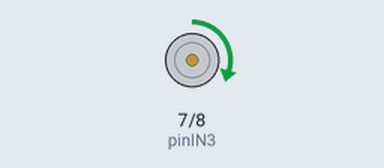
The sketch below on a simulated Arduino Uno, built with avr-gcc and run on an emulated ATmega328P. Shown: motor-driver pin pairs drawn as motors (green arrow = first pin HIGH = forward, orange = second pin HIGH = backward, longer = more drive, scaled by the enable pin).

Above: at 2.5 s.
At 9.5 s:
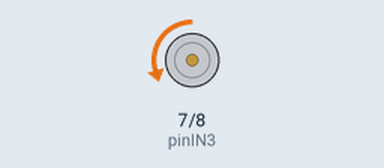
At 13.0 s:
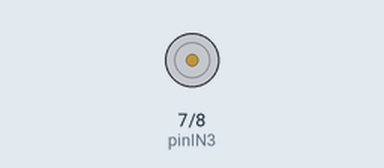
Timing chart, 0 to 18.2 s (numbered marks = the images above):
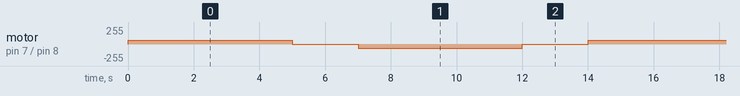

Measured:
- by itself, motor on pin 7 (pinIN3) / pin 8 (pinIN4): repeats every 14.0 s: stopped 2.0 s, backward 60/255 5.0 s, stopped 2.0 s, forward 60/255 5.0 s

The sketch:

L298N.ino
```cpp
const int pinIN3 = 7;
const int pinIN4 = 8;
const int pinENB = 9;

void setup() {
  pinMode(pinIN3, OUTPUT);
  pinMode(pinIN4, OUTPUT);
  pinMode(pinENB, OUTPUT);
}

void loop() {

  digitalWrite(pinIN3, HIGH);
  digitalWrite(pinIN4, LOW);
  analogWrite(pinENB, 60);
  delay(5000);

  digitalWrite(pinIN3, LOW);
  digitalWrite(pinIN4, LOW);
  delay(2000);

  digitalWrite(pinIN3, LOW);
  digitalWrite(pinIN4, HIGH);
  analogWrite(pinENB, 60);
  delay(5000);

  digitalWrite(pinIN3, LOW);
  digitalWrite(pinIN4, LOW);
  delay(2000);
}
```
